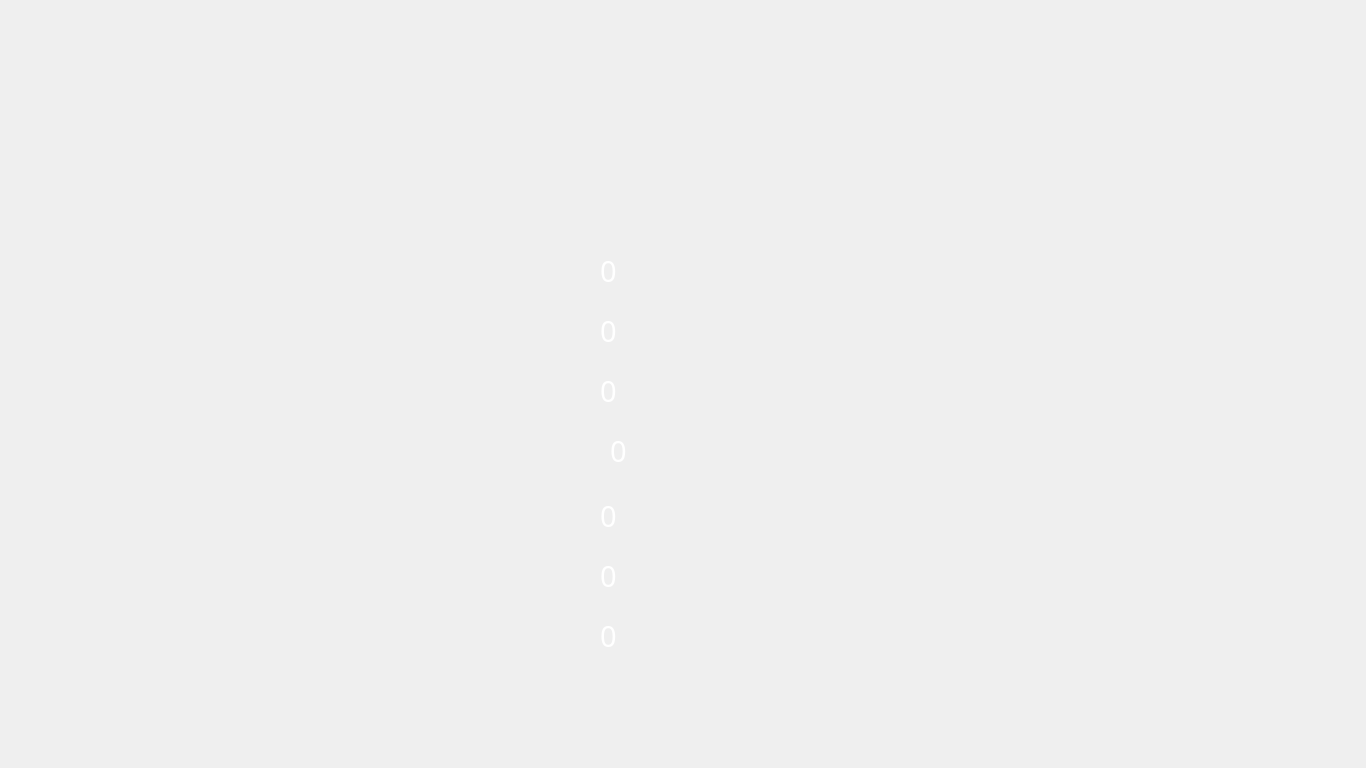
<?xml version="1.0" encoding="UTF-8"?>
<ui version="4.0">
 <class>ViewDetails</class>
 <widget class="QMainWindow" name="ViewDetails">
  <property name="geometry">
   <rect>
    <x>0</x>
    <y>0</y>
    <width>1366</width>
    <height>768</height>
   </rect>
  </property>
  <property name="windowTitle">
   <string>AJ Bank |  View Details</string>
  </property>
  <property name="styleSheet">
   <string notr="true">background-image: url(:/background/ViewDetails.jpg);</string>
  </property>
  <widget class="QWidget" name="centralwidget">
   <widget class="QPushButton" name="MainMenuB">
    <property name="geometry">
     <rect>
      <x>962</x>
      <y>287</y>
      <width>331</width>
      <height>75</height>
     </rect>
    </property>
    <property name="cursor">
     <cursorShape>PointingHandCursor</cursorShape>
    </property>
    <property name="styleSheet">
     <string notr="true">background-image: url(:/button/buttons/Main Menu.png);
background-position:center;border-radius:100%;</string>
    </property>
    <property name="text">
     <string/>
    </property>
    <property name="default">
     <bool>true</bool>
    </property>
   </widget>
   <widget class="QLabel" name="CustomerName">
    <property name="geometry">
     <rect>
      <x>600</x>
      <y>245</y>
      <width>321</width>
      <height>51</height>
     </rect>
    </property>
    <property name="font">
     <font>
      <family>Montserrat ExtraBold</family>
      <pointsize>22</pointsize>
      <weight>10</weight>
      <italic>false</italic>
      <bold>false</bold>
     </font>
    </property>
    <property name="layoutDirection">
     <enum>Qt::LeftToRight</enum>
    </property>
    <property name="styleSheet">
     <string notr="true">background-image: url(:/button/buttons/Blue.png);
color: rgb(255, 255, 255);
font: 81 22pt &quot;Montserrat ExtraBold&quot;;</string>
    </property>
    <property name="text">
     <string>0</string>
    </property>
   </widget>
   <widget class="QLabel" name="CustomerGender">
    <property name="geometry">
     <rect>
      <x>600</x>
      <y>305</y>
      <width>321</width>
      <height>51</height>
     </rect>
    </property>
    <property name="font">
     <font>
      <family>Montserrat ExtraBold</family>
      <pointsize>22</pointsize>
      <weight>10</weight>
      <italic>false</italic>
      <bold>false</bold>
     </font>
    </property>
    <property name="layoutDirection">
     <enum>Qt::LeftToRight</enum>
    </property>
    <property name="styleSheet">
     <string notr="true">background-image: url(:/button/buttons/Blue.png);
color: rgb(255, 255, 255);
font: 81 22pt &quot;Montserrat ExtraBold&quot;;</string>
    </property>
    <property name="text">
     <string>0</string>
    </property>
   </widget>
   <widget class="QLabel" name="CustomerDOB">
    <property name="geometry">
     <rect>
      <x>610</x>
      <y>425</y>
      <width>321</width>
      <height>51</height>
     </rect>
    </property>
    <property name="font">
     <font>
      <family>Montserrat ExtraBold</family>
      <pointsize>22</pointsize>
      <weight>10</weight>
      <italic>false</italic>
      <bold>false</bold>
     </font>
    </property>
    <property name="layoutDirection">
     <enum>Qt::LeftToRight</enum>
    </property>
    <property name="styleSheet">
     <string notr="true">background-image: url(:/button/buttons/Blue.png);
color: rgb(255, 255, 255);
font: 81 22pt &quot;Montserrat ExtraBold&quot;;</string>
    </property>
    <property name="text">
     <string>0</string>
    </property>
   </widget>
   <widget class="QLabel" name="CustomerEmailID">
    <property name="geometry">
     <rect>
      <x>600</x>
      <y>365</y>
      <width>321</width>
      <height>51</height>
     </rect>
    </property>
    <property name="font">
     <font>
      <family>Montserrat ExtraBold</family>
      <pointsize>22</pointsize>
      <weight>10</weight>
      <italic>false</italic>
      <bold>false</bold>
     </font>
    </property>
    <property name="layoutDirection">
     <enum>Qt::LeftToRight</enum>
    </property>
    <property name="styleSheet">
     <string notr="true">background-image: url(:/button/buttons/Blue.png);
color: rgb(255, 255, 255);
font: 81 22pt &quot;Montserrat ExtraBold&quot;;</string>
    </property>
    <property name="text">
     <string>0</string>
    </property>
   </widget>
   <widget class="QLabel" name="CustomerAddress">
    <property name="geometry">
     <rect>
      <x>600</x>
      <y>550</y>
      <width>321</width>
      <height>51</height>
     </rect>
    </property>
    <property name="font">
     <font>
      <family>Montserrat ExtraBold</family>
      <pointsize>22</pointsize>
      <weight>10</weight>
      <italic>false</italic>
      <bold>false</bold>
     </font>
    </property>
    <property name="layoutDirection">
     <enum>Qt::LeftToRight</enum>
    </property>
    <property name="styleSheet">
     <string notr="true">background-image: url(:/button/buttons/Blue.png);
color: rgb(255, 255, 255);
font: 81 22pt &quot;Montserrat ExtraBold&quot;;</string>
    </property>
    <property name="text">
     <string>0</string>
    </property>
   </widget>
   <widget class="QLabel" name="CustomerPhone">
    <property name="geometry">
     <rect>
      <x>600</x>
      <y>490</y>
      <width>321</width>
      <height>51</height>
     </rect>
    </property>
    <property name="font">
     <font>
      <family>Montserrat ExtraBold</family>
      <pointsize>22</pointsize>
      <weight>10</weight>
      <italic>false</italic>
      <bold>false</bold>
     </font>
    </property>
    <property name="layoutDirection">
     <enum>Qt::LeftToRight</enum>
    </property>
    <property name="styleSheet">
     <string notr="true">background-image: url(:/button/buttons/Blue.png);
color: rgb(255, 255, 255);
font: 81 22pt &quot;Montserrat ExtraBold&quot;;</string>
    </property>
    <property name="text">
     <string>0</string>
    </property>
   </widget>
   <widget class="QPushButton" name="BackButton">
    <property name="geometry">
     <rect>
      <x>0</x>
      <y>93</y>
      <width>150</width>
      <height>581</height>
     </rect>
    </property>
    <property name="cursor">
     <cursorShape>PointingHandCursor</cursorShape>
    </property>
    <property name="autoFillBackground">
     <bool>false</bool>
    </property>
    <property name="styleSheet">
     <string notr="true">background-image: url(:/button/buttons/Back.png);
border: 0px;</string>
    </property>
    <property name="text">
     <string/>
    </property>
    <property name="default">
     <bool>false</bool>
    </property>
    <property name="flat">
     <bool>false</bool>
    </property>
   </widget>
   <widget class="QPushButton" name="LogoutButton">
    <property name="geometry">
     <rect>
      <x>949</x>
      <y>384</y>
      <width>421</width>
      <height>384</height>
     </rect>
    </property>
    <property name="cursor">
     <cursorShape>PointingHandCursor</cursorShape>
    </property>
    <property name="styleSheet">
     <string notr="true">background-image: url(:/button/buttons/Logout.png);
border: 0px;</string>
    </property>
    <property name="text">
     <string/>
    </property>
   </widget>
   <widget class="QPushButton" name="SuggestButton">
    <property name="geometry">
     <rect>
      <x>949</x>
      <y>0</y>
      <width>421</width>
      <height>384</height>
     </rect>
    </property>
    <property name="cursor">
     <cursorShape>PointingHandCursor</cursorShape>
    </property>
    <property name="styleSheet">
     <string notr="true">background-image: url(:/button/buttons/Suggest.png);
border: 0px;</string>
    </property>
    <property name="text">
     <string/>
    </property>
   </widget>
   <widget class="QLabel" name="AccountNo">
    <property name="geometry">
     <rect>
      <x>800</x>
      <y>60</y>
      <width>231</width>
      <height>31</height>
     </rect>
    </property>
    <property name="styleSheet">
     <string notr="true">background-image: url(:/button/buttons/Blue.png);
font: 25 11pt &quot;Montserrat Thin&quot;;
color: rgb(6, 53, 122);</string>
    </property>
    <property name="text">
     <string/>
    </property>
   </widget>
   <widget class="QLabel" name="CustomerBalance">
    <property name="geometry">
     <rect>
      <x>600</x>
      <y>610</y>
      <width>321</width>
      <height>51</height>
     </rect>
    </property>
    <property name="font">
     <font>
      <family>Montserrat ExtraBold</family>
      <pointsize>22</pointsize>
      <weight>10</weight>
      <italic>false</italic>
      <bold>false</bold>
     </font>
    </property>
    <property name="layoutDirection">
     <enum>Qt::LeftToRight</enum>
    </property>
    <property name="styleSheet">
     <string notr="true">background-image: url(:/button/buttons/Blue.png);
color: rgb(255, 255, 255);
font: 81 22pt &quot;Montserrat ExtraBold&quot;;</string>
    </property>
    <property name="text">
     <string>0</string>
    </property>
   </widget>
  </widget>
 </widget>
 <resources/>
 <connections/>
</ui>
